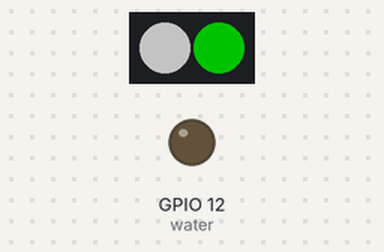
This sketch was run on a simulated ESP32. Parts: 2 RGB LEDs in strip order, left to right, output pins drawn as LEDs (lit = HIGH). Dim RGB values are drawn brighter than linear; colours are those a GRB WS2812 strip shows for the declared byte order; pins used as bus, display or sensor lines are not drawn.

Above: at 0.6 s.
At 2.6 s:
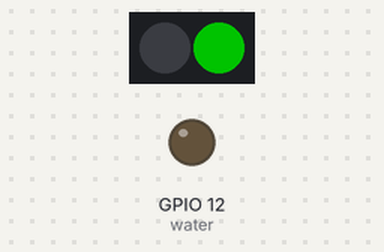
At 4.7 s:
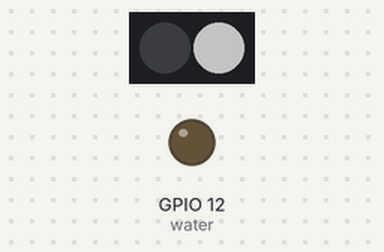
At 6.7 s:
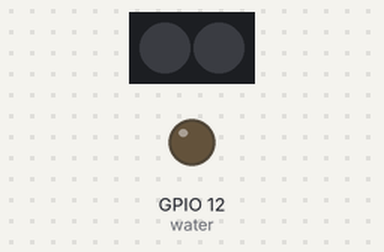
Timing chart, 0 to 10.7 s (numbered marks = the images above):
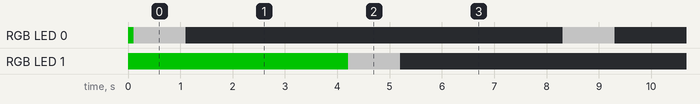

Measured:
- by itself, RGB LED 0, RGB LED 1: repeats every 8.2 s: RGB(90, 90, 90) 1.0 s, off 7.2 s

The sketch:

Test2_Relais.ino
```cpp
#include <FastLED.h>

#define pixelPin 25
#define pixelCount 2
CRGB leds[pixelCount];

#define water 12
#define extPower 13
#define wirelessPower 14

void setup() {
  pinMode(water,OUTPUT);
  //digitalWrite(water,HIGH);
  pinMode(extPower,OUTPUT);
  //digitalWrite(extPower,HIGH);
  pinMode(wirelessPower,OUTPUT);
  //digitalWrite(wirelessPower,HIGH);
  FastLED.addLeds<WS2812, pixelPin, RGB>(leds, pixelCount);  // GRB ordering is typical
  FastLED.setBrightness(90);
  for (int i=0; i < pixelCount; i++) {
    leds[i] = 0xFF0000;
    FastLED.show();
  }


}

void loop() {
  for (int i=0; i < pixelCount; i++) {
    leds[i] = 0xFFFFFF;
    digitalWrite(wirelessPower,HIGH);
    delay(100);
    FastLED.show();
    delay(1000);
    leds[i] = 0x000000;
    digitalWrite(wirelessPower,LOW);
    FastLED.show();
    delay(3000);
  }
}
```
